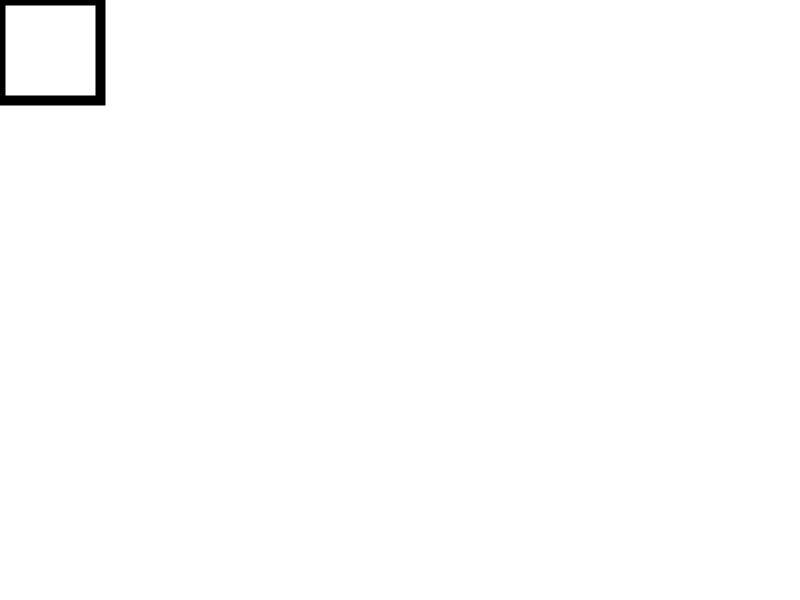
Frame 1 (no input)
Frame 60 (the mouse pressed at the canvas centre just before this capture): identical to frame 1, image omitted
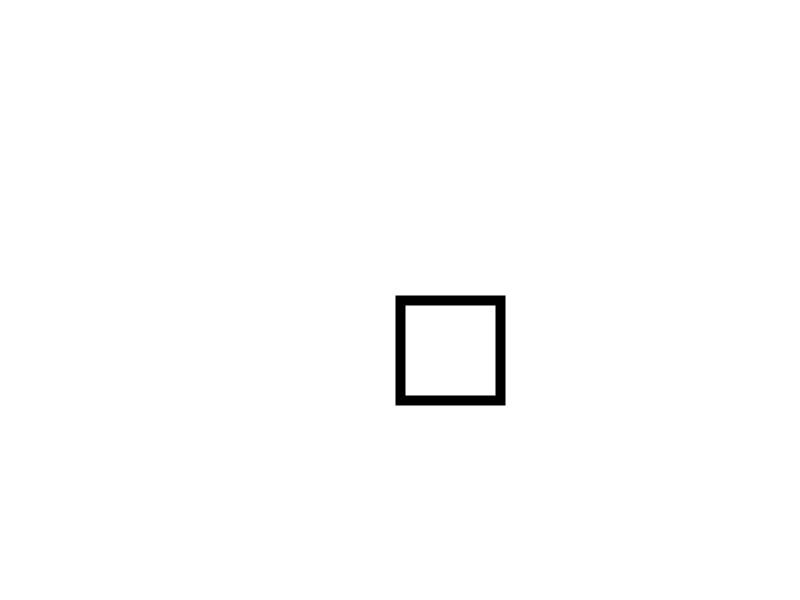
Frame 120 (the mouse held since frame 60 and released just before this capture)

The Processing sketch that drew these frames (run headless with seeded random() and noise(); from frame 60 on, the mouse is pressed at the canvas centre):

// Processing sketch: DRAWING_TOOL
// ── DRAWING_TOOL.pde
// Drawing Tool
/*
 * Politecnico di Milano, Digital Art 2019/2020
 * Teacher assistant: Giulio Interlandi 
 */

void setup() {
  size(800, 600);
  strokeWeight(10);
  stroke(0);
  background(255);
}

void draw() {

  background(255);
  rect(mouseX, mouseY, 100, 100);

  //line(mouseX, mouseY, pmouseX, pmouseY);

  //if (keyPressed) {
  //  background(255);
  //}
}
